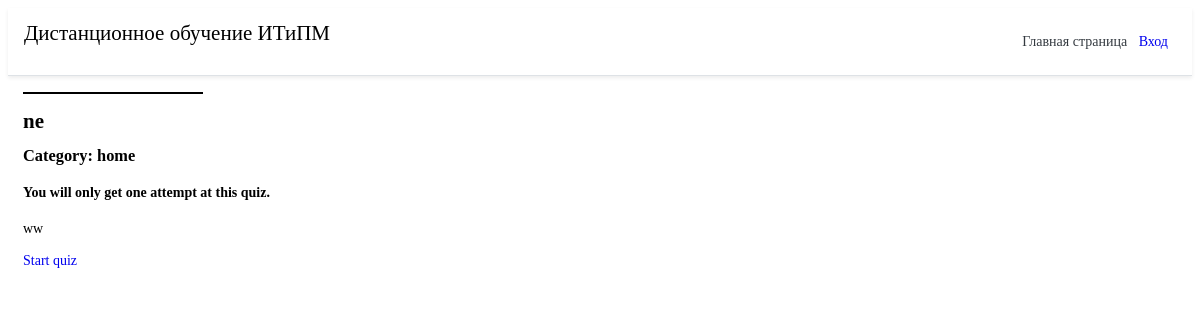
Page /test/1/ on the committed database.
### quiz/models.py (models this page shows, shortened)
class Quiz(models.Model):
    title = models.CharField(
        verbose_name=_("Название"),
        max_length=60, blank=False)
    description = models.TextField(
        verbose_name=_("Описание"),
        blank=True, help_text=_("a description of the quiz"))
    url = models.SlugField(
        max_length=60, blank = False,
        help_text=_("Введите ссылку"),
        verbose_name=_("Ссылка теста")
    )
    category = models.ForeignKey(
        Category, null=True, blank=True,
        verbose_name=_("Категория"), on_delete=models.CASCADE)
    random_order = models.BooleanField(
        blank=False, default=False,
        verbose_name=_("Перемешать вопросы"))
    max_questions = models.PositiveIntegerField(
        blank=True, null=True, verbose_name=_("Количество вопросов"),
        help_text=_("Количество вопросов, на которые ужно ответить при каждой попытке."))
    answers_at_end = models.BooleanField(
        blank=False, default=False,
        help_text=_("Правильный ответ не отображается после вопроса."
                    " Ответы отображаются в конце."),
        verbose_name=_("Ответы отображаются в конце"))
    exam_paper = models.BooleanField(
        blank=False, default=False,
        help_text=_("Если да, то результат каждой попытки"
                    " пользователя будет сохранен. Необходимо для маркировки."),
        verbose_name=_("Экзамен"))
    single_attempt = models.BooleanField(
        blank=False, default=False,
        help_text=_("Если включенно, то можно пройти только одну попытку"),
        verbose_name=_("Одна попытка")
    )
    pass_mark = models.SmallIntegerField(
        blank=True, default=0,
        verbose_name=_("Минимальный процент"),
        help_text=_("Процент для минимального прохождения теста."),
        validators=[MaxValueValidator(100)])
    success_text = models.TextField(
        blank=True, help_text=_("При неправельном прохождение теста"),
        verbose_name=_("Отображается, если пользователь"
                       " проходит тест")
    )
    fail_text = models.TextField(
        verbose_name=_("При неправельном прохождение теста"),
        blank=True,
        help_text=_("Отображается, если пользователь"
                    "не проходит тест.")
    )
    draft = models.BooleanField(
        blank=True, default=False,
        verbose_name=_("Проект"),
        help_text=_("Если да, то тест не отображается"
                    "в списке викторин и может быть только"
                    "взято пользователями, которые могут редактировать тест."))
    class Meta:
        verbose_name = _("Тест")
        verbose_name_plural = _("Тесты")

class Category(models.Model):
    category = models.CharField(
        verbose_name=_("Category"),
        max_length=250, blank=True,
        unique=True, null=True)
    objects = CategoryManager()
    class Meta:
        verbose_name = _("Категория")
        verbose_name_plural = _("Категории")
    def __str__(self):
        return self.category

### quiz/views.py (the view)
class QuizDetailView(DetailView):
    model = Quiz
    slug_field = 'url'
    def get(self, request, *args, **kwargs):
        self.object = self.get_object()
        if self.object.draft and not request.user.has_perm('quiz.change_quiz'):
            raise PermissionDenied
        context = self.get_context_data(object=self.object)
        return self.render_to_response(context)

### quiz/templates/quiz/quiz_detail.html (shortened to what this page needs)
{% extends 'main/base.html' %}
{% load i18n %}
{% block content %}
<div class="menu_gl">
	<ul class="menu">
</div>
<h2>{{ quiz.title }}</h2>
<h3>{% trans "Category" %}: {{ quiz.category }}</h3>
{% if quiz.single_attempt %}
  <h4>{% trans "You will only get one attempt at this quiz" %}.</h4>
{% endif %}
<p>{{ quiz.description }}</p>
<p>
  <a href="{% url 'quiz_question' quiz_name=quiz.url %}">
	{% trans "Start quiz" %}
  </a>
</p>
{% endblock %}

### main/static/main/css/style.css (style rules this page uses)
a { text-decoration: none; display: inline-block; }
body { font-family: 'PT Serif', serif; font-weight: 400; font-size: 14px; line-height: 18px; color: #000; background-color: #fff; }
.menu { border: 1px solid #000; max-width: 150px; }
.menu_gl { width: 180px; }

### rows in the picture
Quiz: title "ne", category "home", description "ww"
